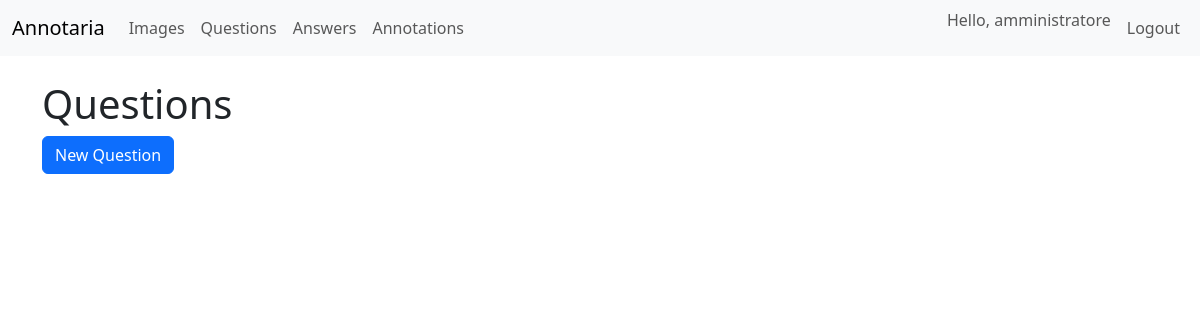
Before: /ui/questions (signed in) with the older database file.
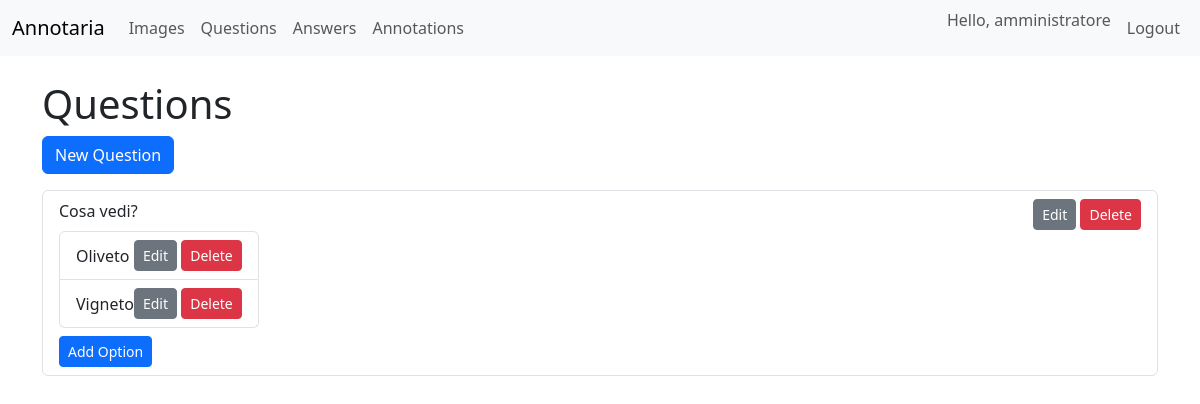
After: the same page with the newer database file.
### models.py (models this page shows)
class User(Base):
    __tablename__ = "users"
    id = Column(Integer, primary_key=True, index=True)
    username = Column(String, unique=True, index=True, nullable=False)
    hashed_password = Column(String, nullable=False)
    role = Column(String, nullable=False, default="Esperto")
    answers = relationship("Answer", back_populates="user")
    annotations = relationship("Annotation", back_populates="user")

class Question(Base):
    __tablename__ = "questions"
    id = Column(Integer, primary_key=True, index=True)
    question_text = Column(Text, nullable=False)
    options = relationship("Option", back_populates="question")
    answers = relationship("Answer", back_populates="question")

class Option(Base):
    __tablename__ = "options"
    id = Column(Integer, primary_key=True, index=True)
    question_id = Column(Integer, ForeignKey("questions.id", ondelete="CASCADE"), nullable=False)
    option_text = Column(Text, nullable=False)
    question = relationship("Question", back_populates="options")
    answers = relationship("Answer", back_populates="selected_option")

### routers/ui.py (the view)
@router.get(
    "/questions",
    response_class=HTMLResponse,
)
def list_questions(
    request: Request,
    user: UserModel = Depends(require_admin),
    db: Session = Depends(get_db),
):
    questions = db.query(QuestionModel).all()
    return templates.TemplateResponse(
        "questions.html", {"request": request, "questions": questions, "user": user}
    )

### templates/questions.html
{% extends "base.html" %}
{% block content %}
<h1>Questions</h1>
<a href="/ui/questions/create" class="btn btn-primary mb-3">New Question</a>
<ul class="list-group">
{% for q in questions %}
<li class="list-group-item">
<div class="d-flex justify-content-between">
    <div>
        {{ q.question_text }}
        <ul class="list-group mt-2">
        {% for opt in q.options %}
        <li class="list-group-item d-flex justify-content-between align-items-center">
            {{ opt.option_text }}
            <span>
                <a href="/ui/options/{{ opt.id }}/edit" class="btn btn-sm btn-secondary">Edit</a>
                <form method="post" action="/ui/options/{{ opt.id }}/delete" class="d-inline">
                    <button type="submit" class="btn btn-sm btn-danger">Delete</button>
                </form>
            </span>
        </li>
        {% endfor %}
        </ul>
        <a href="/ui/questions/{{ q.id }}/options/create" class="btn btn-sm btn-primary mt-2">Add Option</a>
    </div>
    <span>
        <a href="/ui/questions/{{ q.id }}/edit" class="btn btn-sm btn-secondary">Edit</a>
        <form method="post" action="/ui/questions/{{ q.id }}/delete" class="d-inline">
            <button type="submit" class="btn btn-sm btn-danger">Delete</button>
        </form>
    </span>
</div>
</li>
{% endfor %}
</ul>
{% endblock %}

### templates/base.html (shortened to what this page needs)
<!DOCTYPE html>
<html lang="en">
<head>
    <link href="https://cdn.jsdelivr.net/npm/bootstrap@5.3.0/dist/css/bootstrap.min.css" rel="stylesheet">
</head>
<body>
<nav class="navbar navbar-expand-lg navbar-light bg-light mb-4">
    <div class="container-fluid">
        <a class="navbar-brand" href="/ui">Annotaria</a>
        <div class="collapse navbar-collapse">
            <ul class="navbar-nav me-auto mb-2 mb-lg-0">
                <li class="nav-item"><a class="nav-link" href="/ui/images">Images</a></li>
                {% if user and user.role == 'Amministratore' %}
                <li class="nav-item"><a class="nav-link" href="/ui/questions">Questions</a></li>
                <li class="nav-item"><a class="nav-link" href="/ui/answers">Answers</a></li>
                <li class="nav-item"><a class="nav-link" href="/ui/annotations">Annotations</a></li>
                {% endif %}
            </ul>
            <ul class="navbar-nav ms-auto mb-2 mb-lg-0">
                {% if user %}
                <li class="nav-item">
                    <span class="navbar-text me-2">Hello, {{ user.username }}</span>
                </li>
                <li class="nav-item">
                    <form action="/ui/logout" method="post" class="d-inline">
                        <button type="submit" class="btn btn-link nav-link">Logout</button>
                    </form>
                </li>
                {% else %}
                <li class="nav-item"><a class="nav-link" href="/ui/login">Login</a></li>
                <li class="nav-item"><a class="nav-link" href="/ui/register">Register</a></li>
                {% endif %}
            </ul>
        </div>
    </div>
</nav>
<div class="container">
{% block content %}{% endblock %}
</div>
</body>
</html>

Changed rows visible on the page:
added Question: question_text "Cosa vedi?"
added Option: option_text "Oliveto"
added Option: option_text "Vigneto"
